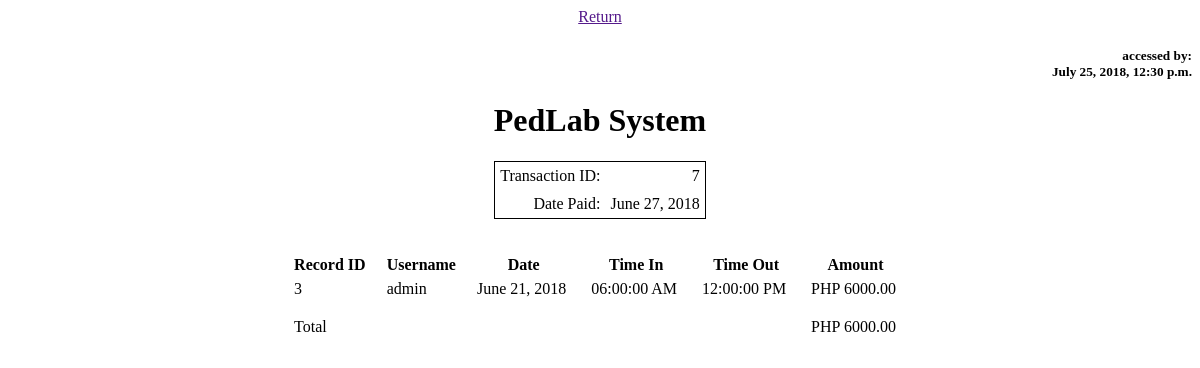
The page /timesheet/print_payments=7/ on the database its author committed.
### timesheet/models.py (models this page shows, shortened)
@python_2_unicode_compatible
class Payment(models.Model):
    type_choices=(('payment','payment'),('update','budget update'))
    transaction_id=models.AutoField(primary_key=True)
    username = models.ForeignKey(CustomUser, on_delete=models.CASCADE)
    record = models.ManyToManyField(Record)
    amount = models.DecimalField(max_digits=12,decimal_places=2)
    date_paid = models.DateField(auto_now_add=True)
    transaction_type = models.CharField(max_length=10,choices=type_choices,default='payment')

@python_2_unicode_compatible
class Record(models.Model):
    paid_choices = (('Y','Yes'),('N','No'))
    record_id = models.AutoField(primary_key=True)
    username = models.ForeignKey(CustomUser,on_delete=models.CASCADE)
    date = models.DateField(auto_now_add=True)
    time_in = models.TimeField('Time In')
    time_out = models.TimeField('Time Out',null=True,blank=True)
    amount = models.DecimalField('Amount',null=True,blank=True,max_digits=12,decimal_places=2)
    paid = models.CharField(max_length=1,choices=paid_choices,default='N')

@python_2_unicode_compatible
class CustomUser(AbstractUser):
    usertype_choices = (
        ('R','RA'),
        ('S','Secretary'),
        ('A','Admin')
    )
    user_type = models.CharField(max_length=1,choices=usertype_choices,default='R')
    rate_per_hour = models.DecimalField(max_digits=7,decimal_places=2,null=True)
    def actual_un(self):
        return self.username

### timesheet/views.py (the view)
# urls.py: url(r'^print_payments=(?P<print_id>\d+)/$',views.print_payments,name='print_payments'),
def print_payments(request,print_id):
    payment_to_print = Payment.objects.get(transaction_id=print_id)
    records_in_payment = Record.objects.filter(record_id__in=payment_to_print.record.all())
    total=0
    for record in records_in_payment:
        if(record.amount is None):
            total+=0
        else:
            total+=record.amount
    return render(request,'timesheet/print_payments.html',{'payment_to_print':payment_to_print,'records_in_payment':records_in_payment,'total':total,'last_user':request.user.username,'access_time':timezone.localtime()})

### timesheet/templates/timesheet/print_payments.html
{% extends "base_print.html" %}
{% block content %}
<table id="payment_details" align="center">
	<tr>
		<td>
			Transaction ID:
		</td>
		<td>
			{{payment_to_print.transaction_id}}
		</td>
	</tr>
	<tr>
		<td>
			Date Paid:
		</td>
		<td>
			{{payment_to_print.date_paid}}
		</td>
	</tr>
</table>
<br><br>
<table id="record_details" align="center" >
	<tr>
		<th>
  			Record ID
  		</th>
		<th>
			Username
		</th>
		<th>
			Date
		</th>
		<th>
			Time In
		</th>
		<th>
			Time Out
		</th>
		<th>
			Amount
		</th>
	</tr>
	{% for record in records_in_payment%}
	<tr>
		<td>
    		{{record.record_id}}
    	</td>
		<td>
			{{record.username.actual_un}}
		</td>
		<td>
			{{record.date}}
		</td>
		<td>
			{{record.time_in|date:"h:i:s A"}}
		</td>
		<td>
			{{record.time_out|date:"h:i:s A"}}
		</td>
		<td>
			PHP {%if record.amount is None%} 0.00 {%else%}{{record.amount}}{%endif%}
		</td>
	</tr>
	{%endfor%}
	<tr>
		<td>
		</td>
	</tr>
	<tr>
		<td>
    		Total
    	</td>
		<td>
		</td>
		<td>
		</td>
		<td>
		</td>
		<td>
		</td>
		<td>
			PHP {{total}}
		</td>
		<td>
		</td>
	</tr>
</table>
{% endblock %}

### timesheet/templates/base_print.html (style rules this page uses)
table { border-collapse:collapse; }
td { padding: 5px; }
#payment_details { border: 1px solid black; }
#payment_details td { text-align: right; }
#record_details, #record_details th, #record_details td { border: 0px; padding-left: 20px; }

### rows shown on the page
Payment: transaction_id "7", date_paid "June 27, 2018"
Record: record_id "3", username.actual_un "admin", date "June 21, 2018", time_in "06:00:00 AM", time_out "12:00:00 PM", amount "6000.00"

### other values the page prints
{{ access_time }} "July 25, 2018, 12:30 p.m."
{{ total }} "6000.00"
